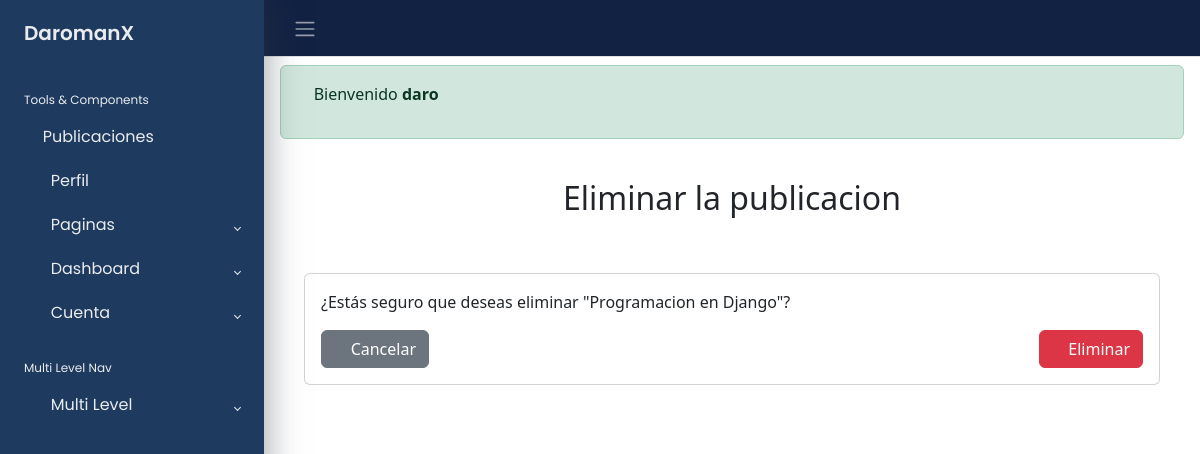
Page /publicaciones/1/eliminar (signed in) on the committed database.
### apps/cuentas/models.py (models this page shows)
class UsuarioPersonalizado(AbstractUser):
    edad=models.PositiveIntegerField(null=True,blank=True)

### apps/publicaciones/models.py (models this page shows, shortened)
class Publicacion(models.Model):
    titulo=models.CharField(max_length=255)
    texto=models.TextField()
    fecha=models.DateTimeField(auto_now_add=True)
    autor=models.ForeignKey(get_user_model(), on_delete=models.CASCADE)

### apps/publicaciones/views.py (the view)
# urls.py: path("<int:pk>/eliminar", PublicacionDeleteView.as_view(),name="eliminar"),
class PublicacionDeleteView(LoginRequiredMixin,UserPassesTestMixin,DeleteView):
    model=Publicacion
    template_name="publicacion/eliminar.html"
    success_url=reverse_lazy("publicacion:inicio")
    def test_func(self):
        obj=self.get_object()
        return obj.autor==self.request.user

### templates/publicacion/eliminar.html (shortened to what this page needs)
{% extends "base/body.html" %}
{% block contenido %}
<br>
<center><h2>Eliminar la publicacion </h2></center>
<br>
<div class="container mt-4">
    <div class="card">
        <div class="card-body">
            <form action="" method="post">
                <p class="confirmation-message">¿Estás seguro que deseas eliminar "<span>{{ publicacion.titulo }}</span>"?</p>
                <div class="d-flex justify-content-between">
                    <a href="{% url 'publicacion:detalle' publicacion.id %}" class="btn btn-secondary btn-custom">
                        <i class="fas fa-arrow-left"></i> Cancelar
                    </a>
                    <button type="submit" class="btn btn-danger btn-custom">
                        <i class="fas fa-trash-alt"></i> Eliminar
                    </button>
                </div>
            </form>
        </div>
    </div>
</div>
{% endblock contenido %}

### templates/base/body.html (shortened to what this page needs)
{% load static %}
<!DOCTYPE html>
<html lang="es">
<head>
    <link rel="stylesheet" href="{% static 'css/bootstrap.min.css' %}">
    <link rel="stylesheet" href="{% static 'css/nav.css' %}">
</head>
<body>
    <div class="wrapper">
        {% include "base/sidebar.html" %}
        <div class="main">
            <nav class="navbar navbar-expand px-3 border-bottom navColor">
                <button class="btn" type="button" data-bs-theme="dark">
                    <span class="navbar-toggler-icon"></span>
                </button>
            </nav>
            <main class="content px-3 py-2">
                {% if user.is_authenticated %}
                <div class="alert alert-success" role="alert">
                    <p><i class="fas fa-check-circle"></i> Bienvenido <strong>{{ user.username }}</strong></p>
                </div>
                {% else %}
                <div class="alert alert-danger" role="alert">
                    <p><i class="fas fa-exclamation-circle"></i> No estás logueado</p>
                </div>
                {% endif %}
                <div class="container-fluid">
                    {% block contenido %}
                    {% endblock contenido %}
                </div>
            </main>
          </div>
    </div>
</body>
</html>

### static/css/nav.css (style rules this page uses)
.navColor { background-color: #122243 ; }
a { cursor: pointer; text-decoration: none; font-family: 'Poppins', sans-serif; }
.wrapper { align-items: stretch; display: flex; width: 100%; }
.main { display: flex; flex-direction: column; min-height: 100vh; width: 100%; overflow: hidden; transition: all 0.35s ease-in-out; }
.content { flex: 1; max-width: 100vw; width: 100vw; }
@media (min-width:768px) { .content { width: auto; } }

### rows in the picture
UsuarioPersonalizado: username "daro"
Publicacion: titulo "Programacion en Django"
